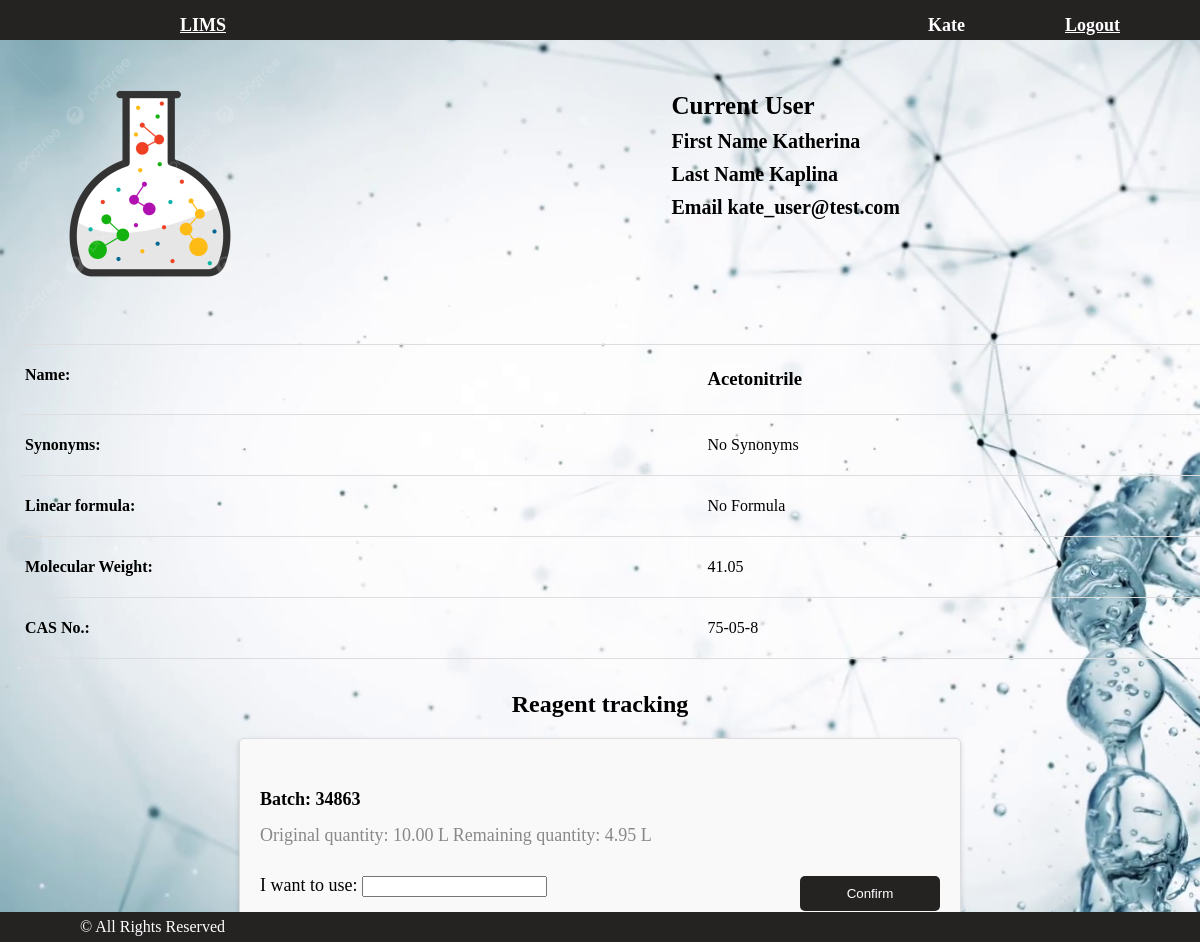
The page /tracking/2 (signed in) on the database its author committed.
### users/models.py (models this page shows)
class User(AbstractUser):
    image = models.ImageField(upload_to='users_images', blank=True)
    position = models.CharField(blank=True, max_length=50)

### main/models.py (models this page shows, shortened)
class Reagent(models.Model):
    name = models.CharField(blank=False, max_length=50)
    synonyms = models.CharField(blank=True, max_length=100)
    formula = models.CharField(blank=True, max_length=50)
    CAS = models.CharField(max_length=15)
    molecular_weight = models.DecimalField(max_digits=10, decimal_places=2)
    image = models.ImageField(blank=True, upload_to='uploads')

class Tracking(models.Model):
    once_quantity_changed = models.DecimalField(max_digits=10, decimal_places=2, default=0)
    common_quantity_changed = models.DecimalField(max_digits=10, decimal_places=2, default=0)
    user = models.ForeignKey(User, on_delete=models.CASCADE)
    created_timestamp = models.DateTimeField(auto_now_add=True)
    batch = models.ForeignKey('Batch', on_delete=models.CASCADE)

class Batch(models.Model):
    batch_number = models.CharField(blank=False, max_length=10)
    reagent = models.ForeignKey('Reagent', on_delete=models.CASCADE)
    quantity = models.DecimalField(max_digits=10, decimal_places=2)
    units = models.CharField(max_length=10)

### main/views.py (the view)
# urls.py: path('tracking/<int:reagent_id>', tracking, name='tracking'),
def tracking(request, reagent_id):
    user=request.user
    form = UserChangeForm(instance=user)
    try:
        reagent = Reagent.objects.get(id=reagent_id)
        batches = Batch.objects.filter(reagent=reagent)
    except ObjectDoesNotExist:
        return HttpResponseNotFound("<h2>404</h2><p>Not Found</p>")
    changes = []
    for batch in batches:
        tracking = Tracking.objects.filter(batch=batch).last()
        if tracking is None:
            tracking = Tracking(batch=batch, once_quantity_changed=0, user=request.user)
            tracking.save()
        changes.append(tracking)
    context = {
        'title': 'LIMS - Reagent tracking',
        'sample': reagent,
        'form': form,
        'changes': changes,}
    return render(request, 'main/tracking.html', context)

### main/templatetags/mathfilters.py (called while the page is built)
@register.filter
def subtract(value, arg):
    return value - arg

### main/templates/main/tracking.html (shortened to what this page needs)
<!DOCTYPE html>
{% extends 'main/base.html' %}
{% load mathfilters %}
{% load static %}
{% block css %}
    <link href="{% static 'css/tracking.css' %}" rel="stylesheet">
{% endblock %}
{% block content %}
    <div class="container-user">
        <h5 class="container-user-current">Current User</h5>
        <div class="form-group">
            <label>First Name</label>
            {{ user.first_name }}
        </div>
        <div class="form-group">
            <label>Last Name</label>
            {{ user.last_name }}
        </div>
        <div class="form-group">
            <label>Email</label>
            {{ user.email }}
        </div>
    </div>
    <div class="reagent-info">
        <div>
            {% if sample.image %}
            <img class="reagent-img" src="{{ sample.image.url }}" alt="">
            {% else %}
            <img class="card-img" src="/static/img/default_image.png" alt="">
            {% endif %}
        </div>
        <div class="reagent-table">
            <table class="table">
                <tbody class="table-body">
                    <tr class="table-row">
                        <th class="table-cell-head" role="cell" colspan="1" rowspan="1" style="vertical-align: top;">
                            <span>
                                <p>Name:</p>
                            </span>
                        </th>
                        <td class="table-cell" role="cell" colspan="1" rowspan="1" style="vertical-align: top;">
                            <span>
                                <h3><p>{{ sample.name }}</p></h3>
                            </span>
                        </td>
                    </tr>
                    <tr class="table-row">
                        <th class="table-cell-head">
                            <span>
                                <p>Synonyms:</p>
                            </span>
                        </th>
                        <td class="table-cell">
                            <span>
                                <p>{% if sample.synonyms %}
                                    {{ sample.synonyms }}
                                    {% else %}
                                    No Synonyms
                                    {% endif %}</p>
                            </span>
                        </td>
                    </tr>
                    <tr class="table-row">
                        <th class="table-cell-head">
                            <span>
                                <p>Linear formula:</p>
                            </span>
                        </th>
                        <td class="table-cell">
                            <span>
                                <p>{% if sample.formula %}
                                    {{ sample.formula }}
                                    {% else %}
                                    No Formula
                                    {% endif %}</p>
                            </span>
                        </td>
                    </tr>
                    <tr class="table-row">
                        <th class="table-cell-head" >
                            <span>
                                <p>Molecular Weight:</p>
                            </span>
                        </th>
                        <td class="table-cell">
                            <span>
                                <p>{{ sample.molecular_weight }} </p>
                            </span>
                        </td>
                    </tr>
                    <tr class="table-row">
                        <th class="table-cell-head">
                            <span>
                                <p>CAS No.:</p>
                            </span>
                        </th>
                        <td class="table-cell">
                            <span>
                                <p>{{ sample.CAS }}</p>
                            </span>
                        </td>
                    </tr>
                </tbody>
            </table>
        </div>
    </div>
<div class="conteiner-reagent-tracking">
    <h4 class="conteiner-reagent-tracking-header">
        Reagent tracking</h4>
        {% if changes %}
            {% for change in changes %}
                <div class="reagent-tracking-card">
                    <div class="reagent-tracking-card-footer-body">
                        <h5 class="reagent-tracking-card-footer-title"> Batch: {{ change.batch.batch_number }}</h5>
                    </div>
                    <ul class="reagent-tracking-card-list">
                        <li class="reagent-tracking-card-list-text">
                            <span class="text-muted">Original quantity: {{ change.batch.quantity }} {{ change.batch.units }}</span>
                            <span class="text-muted">Remaining quantity: {{ change.batch.quantity|subtract:change.common_quantity_changed }} {{ change.batch.units }}</span>
                        </li>
                    </ul>
                    {% if change.batch.quantity|subtract:change.common_quantity_changed > 0 %}
                    <div class="reagent-tracking-card-footer">
                        <form action="{% url 'reagent_changed' change.id %}" method="post">
                            <label for="quantity">I want to use:</label>
                            <input type="number" id="quantity" name="quantity" step="0.01" min="0">
                            <input type="submit" value="Confirm" class="btn btn-success btn-lg float-right">
                        </form>
                    </div>
                    {% else %}
                    <div class="reagent-tracking-card-footer">
                        <p>This batch of reagent is no longer available</p>
                    </div>
                    {% endif %}
                </div>
            {% endfor %}
        {% else %}
            <h3>There are no batches of this reagent yet</h3>
        {% endif %}
</div>
{% endblock %}

### main/templates/main/base.html (shortened to what this page needs)
<!DOCTYPE html>
{% load static %}
<html lang="en">
<head>
    <link href="{% static 'css/base.css' %}" rel="stylesheet">
    {% block css %}
    {% endblock %}
</head>
<body>
<nav class="navbar_main">
    <div class="container">
        <a class="navbar-brand" href="{% url 'index' %}">LIMS</a>
        <div class="navbar-collapse" id="navbarResponsive">
            <ul class="navbar-auth">
                {% if user.is_authenticated %}
                    <li class="nav-item">
                        <a class="nav-link">{{ user.username }}</a>
                    </li>
                    <li class="nav-item">
                        <a class="nav-link" href="{% url 'logout' %}">Logout</a>
                    </li>
                {% else %}
                    <li class="nav-item">
                        <a class="nav-link" href="{% url 'login' %}">Login <i class="fas fa-sign-in-alt"></i></a>
                    </li>
                {% endif %}
            </ul>
        </div>
    </div>
</nav>
{% block content %}
{% endblock %}
<footer class="footer">
    <div class="container">
        <p class="footer-text">&copy; All Rights Reserved </p>
    </div>
</footer>
</body>
</html>

### static/css/base.css (style rules this page uses)
.navbar_main { background-color: rgb(37, 34, 34); height: 40px; }
.container { display: flex; justify-content: space-between; align-items: center; padding: 10px 80px; height: 30px; }
.navbar-brand { color: white; font-size: 18px; font-weight: bold; padding-left: 100px; }
.navbar-collapse { display: flex; align-items: center; }
.navbar-auth { list-style-type: none; padding: 0; display: flex; }
.nav-item { margin-left: 100px; }
.nav-link { color: white; font-size: 18px; font-weight: bold; margin-top: 20px; }
.footer { text-align: center; background-color: rgb(37, 34, 34); position: fixed; bottom: 0; height: 30px; display: flex; justify-content: space-between; align-items: center; width: 100%; }
.footer-text { color: white; text-align: center; display: inline-block; }

### static/css/tracking.css (style rules this page uses)
body { margin: 0; padding: 0; background-image: url(/static/img/wallpaper_tracking.png); background-size:cover; }
.container-user { position: absolute; top: 0; right: 0; background-color: transparent; padding: 50px; margin-right: 250px; }
.container-user-current { font-size: 25px; margin-bottom: 10px; }
.form-group { margin-bottom: 10px; font-size: 20px; font-weight: bold; }
.reagent-info { width: 100%; display: flex; flex-direction: column; align-items: flex-start; }
.reagent-table { width: 100%; margin-left: 20px; }
.table { width: 100%; border-collapse: collapse; }
.table-row-head, .table-row { border-bottom: 1px solid #ddd; }
.table-cell-head, .table-cell { padding: 5px; text-align: left; }
.conteiner-reagent-tracking { width: 100%; display: flex; flex-direction: column; align-items: center; }
.conteiner-reagent-tracking-header { font-size: 24px; text-align: center; margin-bottom: 20px; }
.reagent-tracking-card { width: 700px; border: 1px solid #ddd; border-radius: 5px; margin-bottom: 20px; padding: 10px; background-color: #f9f9f9; box-shadow: 0 2px 5px rgba(0, 0, 0, 0.15); }
.reagent-tracking-card-footer-body, .reagent-tracking-card-footer { padding: 10px; font-size: 18px; }
.reagent-tracking-card-footer-title { font-size: 18px; margin-bottom: 5px; }
.reagent-tracking-card-list { list-style: none; padding: 0 10px; margin: 0; display: flex; justify-content: space-between; }
.reagent-tracking-card-list-text { margin-bottom: 10px; font-size: 18px; color: #888; display: inline-block; }
input[type="number"], input[type="submit"] { margin-top: 10px; }
input[type="submit"] { float: right; padding: 10px 20px; background-color: rgb(37, 34, 34); color: #fff; border: none; border-radius: 5px; cursor: pointer; width: 140px; }

### rows shown on the page
User: username "Kate", first_name "Katherina", last_name "Kaplina", email "kate_user@test.com"
Reagent: name "Acetonitrile", molecular_weight "41.05", CAS "75-05-8"
Tracking: batch.batch_number "34863", batch.quantity "10.00", batch.units "L", batch.quantity|subtract "4.95"
